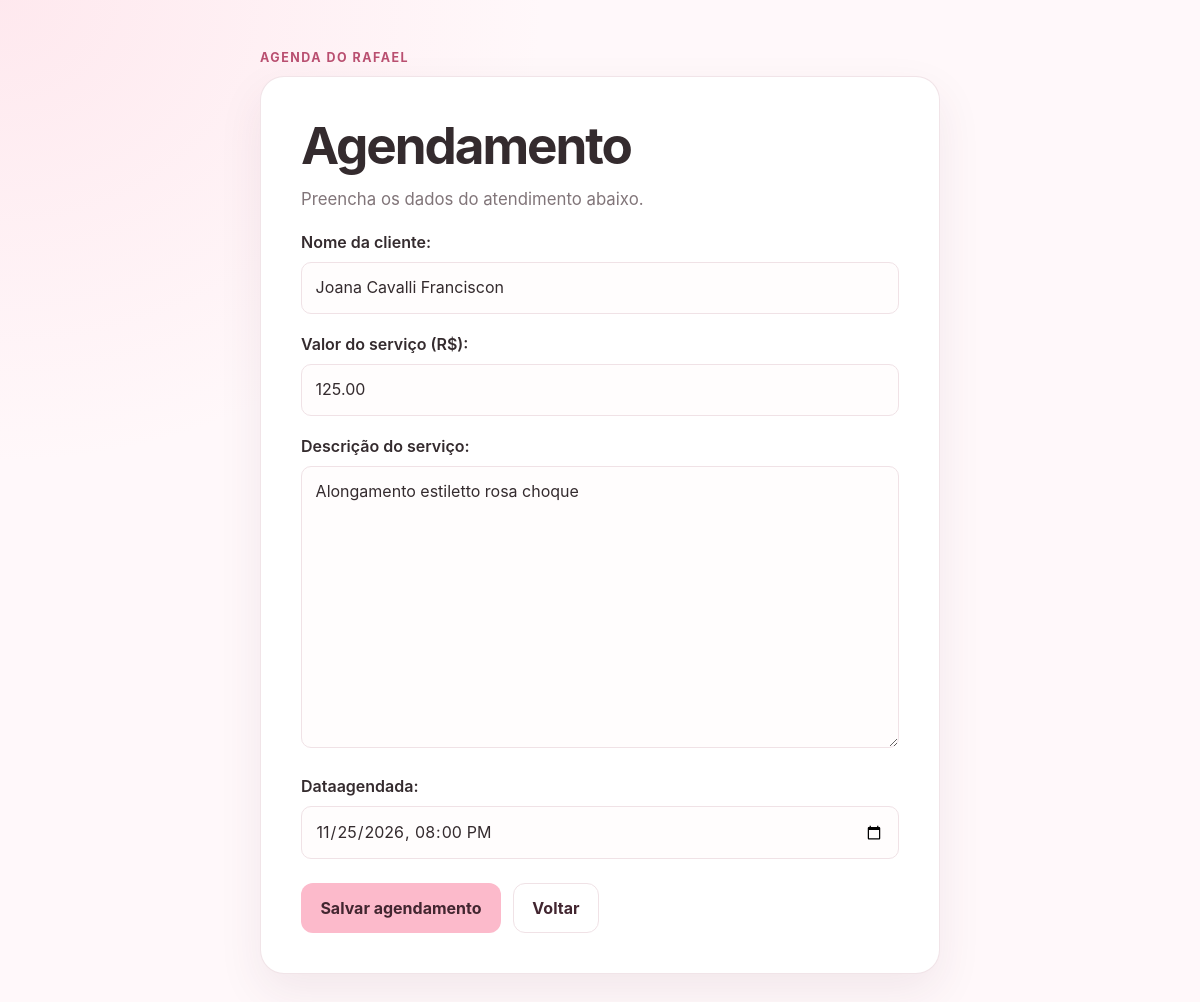
/agendamentos/17/editar, run on the app's committed database.
### core/models.py (models this page shows, shortened)
class Agendamento(models.Model):
    nomeCliente = models.CharField(max_length=50)
    preco = models.DecimalField(max_digits=10, decimal_places=2)
    servico = models.TextField(max_length=100)
    dataAgendada = models.DateTimeField()
    dataCriacao = models.DateTimeField(auto_now_add=True)

### core/views.py (the view)
# urls.py: path('agendamentos/<int:id>/editar', editaAgendamento, name='editaAgendamento'),
def editaAgendamento(request, id):
    agendamento = get_object_or_404(Agendamento, id=id)
    if request.method == 'POST':
        form = AgendamentoForm(request.POST, instance=agendamento)
        if form.is_valid():
            form.save()
            return redirect('agendamentos')
    else:
        form = AgendamentoForm(instance=agendamento)
    return render(request, 'formulario.html', {'form': form})

### core/forms.py
class AgendamentoForm(forms.ModelForm):
    dataAgendada = forms.DateTimeField(
        widget=forms.DateTimeInput(
            attrs={
                'type': 'datetime-local',
                'class': 'form-control',
            },
            format='%Y-%m-%dT%H:%M'
        ),
        input_formats=['%Y-%m-%dT%H:%M']
    )
    class Meta:
        model = Agendamento
        fields = [
            'nomeCliente',
            'preco',
            'servico',
            'dataAgendada',
        ]
        labels = {
            'nomeCliente': 'Nome da cliente',
            'preco': 'Valor do serviço (R$)',
            'servico': 'Descrição do serviço',
            'dataAgendada': 'Data e horário do agendamento',
        }

### core/templates/formulario.html (shortened to what this page needs)
<!DOCTYPE html>
<html lang="pt-BR">
<head>
    {% load static %}
    <link rel="stylesheet" href="{% static 'css/style.css' %}">
</head>
<body>
    <main class="page-shell form-page">
        <p class="eyebrow">Agenda do Rafael</p>
        <section class="form-card">
            <h1>Agendamento</h1>
            <p class="intro">Preencha os dados do atendimento abaixo.</p>
            <form method="post">
                {{ form.as_p }}
                <div class="form-actions">
                    <button type="submit">Salvar agendamento</button>
                    <a class="button button-secondary" href="{% url 'agendamentos' %}">
                        Voltar
                    </a>
                </div>
            </form>
        </section>
    </main>
</body>
</html>

### core/static/css/style.css (style rules this page uses)
:root { color-scheme: light; --pink: #FCBACB; --pink-dark: #b94f70; --pink-light: #fff0f4; --ink: #342b2e; --muted: #817579; --surface: #ffffff; --background: #fff8fa; --border: #f0e2e6; --shadow: 0 18px 45px rgba(90, 43, 58, 0.08); }
* { box-sizing: border-box; }
body { min-height: 100vh; margin: 0; background: radial-gradient(ellipse at top left, rgba(252, 186, 203, 0.25), transparent 34rem), var(--background); color: var(--ink); font-family: Inter, "Segoe UI", Arial, sans-serif; line-height: 1.6; }
a { color: var(--pink-dark); text-decoration: none; }
.page-shell { width: min(100% - 2rem, 1040px); margin: 0 auto; padding: 3rem 0; }
.eyebrow { margin: 0 0 0.5rem; color: var(--pink-dark); font-size: 0.78rem; font-weight: 700; letter-spacing: 0.12em; text-transform: uppercase; }
h1, h2, h3, p { margin-top: 0; }
h1 { margin-bottom: 0.75rem; font-size: clamp(2rem, 5vw, 3.2rem); line-height: 1.12; letter-spacing: -0.04em; }
.intro { max-width: 38rem; color: var(--muted); font-size: 1.05rem; }
.hero-card, .form-card, .appointment-card { border: 1px solid rgba(240, 226, 230, 0.9); border-radius: 24px; background: var(--surface); box-shadow: var(--shadow); }
.button, button { display: inline-flex; align-items: center; justify-content: center; min-height: 44px; padding: 0.7rem 1.15rem; border: 1px solid transparent; border-radius: 12px; background: var(--pink); color: #422630; font: inherit; font-weight: 700; cursor: pointer; transition: transform 150ms ease, background-color 150ms ease, box-shadow 150ms ease; }
.button-secondary { border-color: var(--border); background: #ffffff; }
.form-page { max-width: 680px; }
.form-card { padding: clamp(1.4rem, 5vw, 2.5rem); }
.form-card form p { margin-bottom: 1.15rem; }
.form-card label { display: block; margin-bottom: 0.4rem; font-weight: 600; }
.form-card input, .form-card textarea, .form-card select { width: 100%; padding: 0.75rem 0.85rem; border: 1px solid var(--border); border-radius: 10px; background: #fffdfd; color: var(--ink); font: inherit; }
.form-actions { display: flex; flex-wrap: wrap; align-items: center; gap: 0.75rem; margin-top: 1.5rem; }

### data on the page
Agendamento: nomeCliente "Joana Cavalli Franciscon", preco "125.00", servico "Alongamento estiletto rosa choque", dataAgendada "11/25/2026 20:00"
